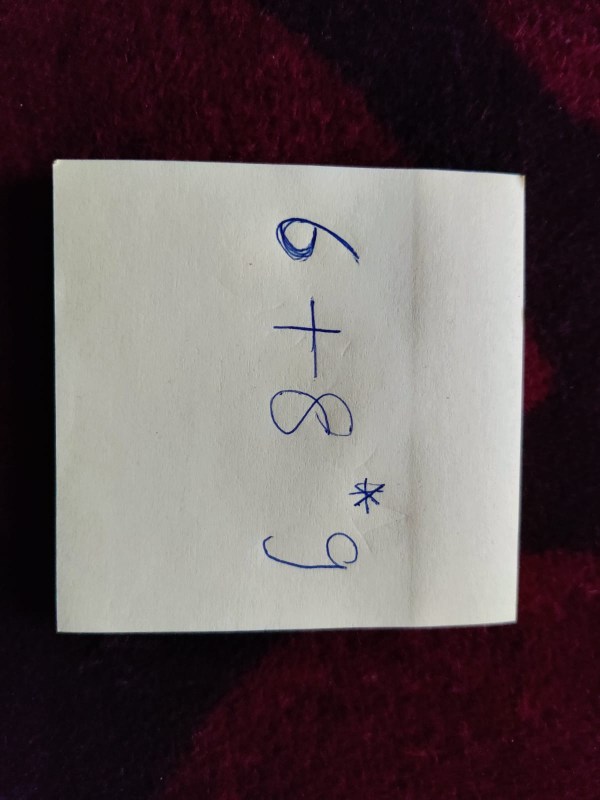
#> input picture Images/bodmas.jpeg, 1200 x 1600 px (shown at 1/2 size)
$ jupyter execute Untitled.ipynb
#> lines starting #> are read from the running program, lines starting #| are printed output that depends on the picture; after the words box and inside, x2 and y2 are one past the last pixel; in counts of white or black regions, pixels touching at a corner belong together
[cell 1]
# Step 1:
l = ['A', 'B', 'C', 'D', 'E']
# Step 2:
fun = enumerate(l, 1)
# step 3:
output_dict = dict(fun)
# step 4:
print(output_dict)

[cell 2]
import cv2
import pytesseract
import PIL
import matplotlib.pyplot as plt
import numpy as np

from PIL import Image

pytesseract.pytesseract.tesseract_cmd = 'C:\\Users\\dev24\\AppData\\Local\\Programs\\Tesseract-OCR\\tesseract.exe'

[cell 3]
path = "./Images/sinx1.jpeg"
bodmas_img = "./Images/bodmas.jpeg"

[cell 4]
def read_image(path, rotate = True):
#> called with path = './Images/bodmas.jpeg', rotate = True
    img = cv2.imread(path)
#> img is the input picture: shape (1600, 1200, 3); mean B, G, R 86.5, 85.2, 96.5
    if rotate:
        img = np.rot90(img)
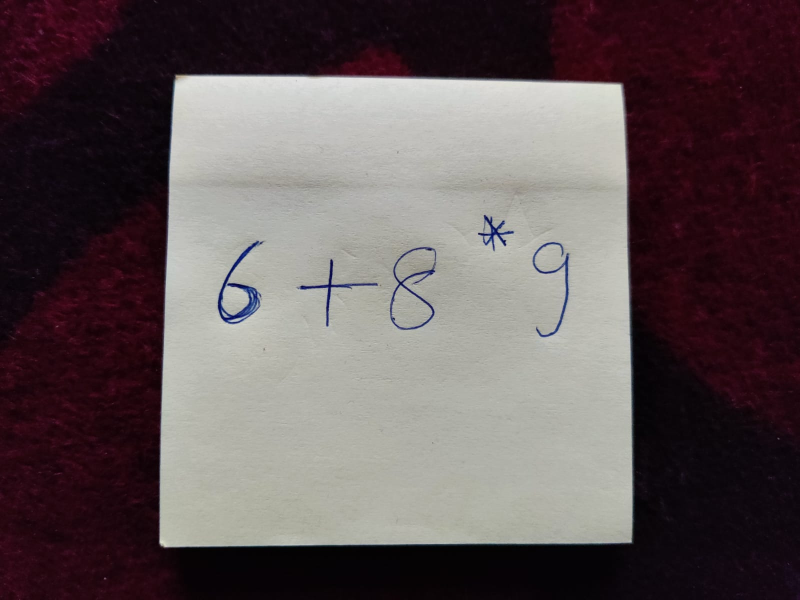
#> img: shape (1200, 1600, 3) (shown at 1/2 size); mean B, G, R 86.5, 85.2, 96.5
    img = cv2.resize(img, (600,600))
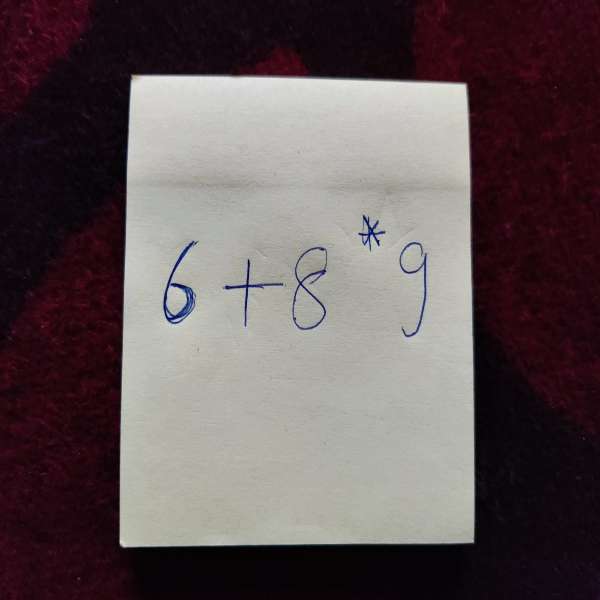
#> img: shape (600, 600, 3); mean B, G, R 86.6, 85.3, 96.6
    plt.imshow(img)
    return img

[cell 5]
# filter
# thresholding
# morphological/ dilate
# detect edges
# contours, plot contours

[cell 6]
img = read_image(bodmas_img)

[cell 7]
# convert bgr image to hsv image to apply filters
hsv_image = cv2.cvtColor(img, cv2.COLOR_BGR2HSV)
#> hsv_image: shape (600, 600, 3); mean H, S, V 104.4, 102.3, 97.4

[cell 8]
# apply filter

[cell 9]
def conservative_smoothing_gray(data, filter_size):
    temp = []

    indexer = filter_size // 2

    new_image = data.copy()

    nrow, ncol = data.shape

    for i in range(nrow):

        for j in range(ncol):

            for k in range(i-indexer, i+indexer+1):

                for m in range(j-indexer, j+indexer+1):

                    if (k > -1) and (k < nrow):

                        if (m > -1) and (m < ncol):

                            temp.append(data[k,m])

            temp.remove(data[i,j])


            max_value = max(temp)

            min_value = min(temp)

            if data[i,j] > max_value:

                new_image[i,j] = max_value

            elif data[i,j] < min_value:

                new_image[i,j] = min_value

            temp =[]

    return new_image.copy()

[cell 10]
gray = cv2.cvtColor(img, cv2.COLOR_BGR2GRAY)
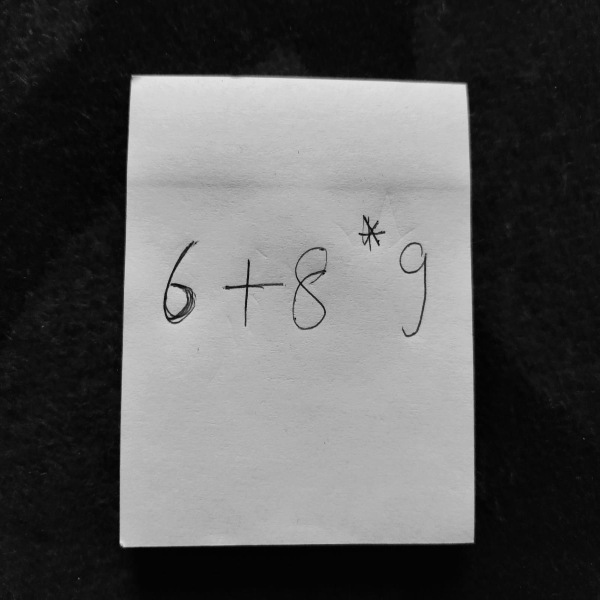
#> gray: shape (600, 600); min 1, max 229, mean 88.9
new_image = conservative_smoothing_gray(gray,5)
#> after the loop in conservative_smoothing_gray, `for i in range(nrow):`: new_image: shape (600, 600); 2.5% of pixels changed, all inside (x1, y1, x2, y2) = (0, 0, 600, 600)
plt.figure(figsize=(11,6))
plt.subplot(121), plt.imshow(gray, cmap='gray'),plt.title('Original')
plt.xticks([]), plt.yticks([])
plt.subplot(122), plt.imshow(new_image, cmap='gray'),plt.title('Conservative Smoothing')
plt.xticks([]), plt.yticks([])
plt.show()
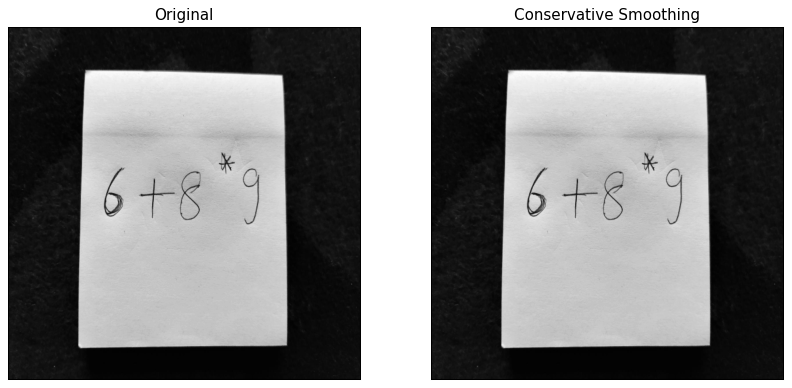
#> figure drawn by matplotlib, 2 panels

[cell 11]
## Apply thresholding
thresh = cv2.adaptiveThreshold(new_image, 255, cv2.ADAPTIVE_THRESH_GAUSSIAN_C, cv2.THRESH_BINARY,11, 22)
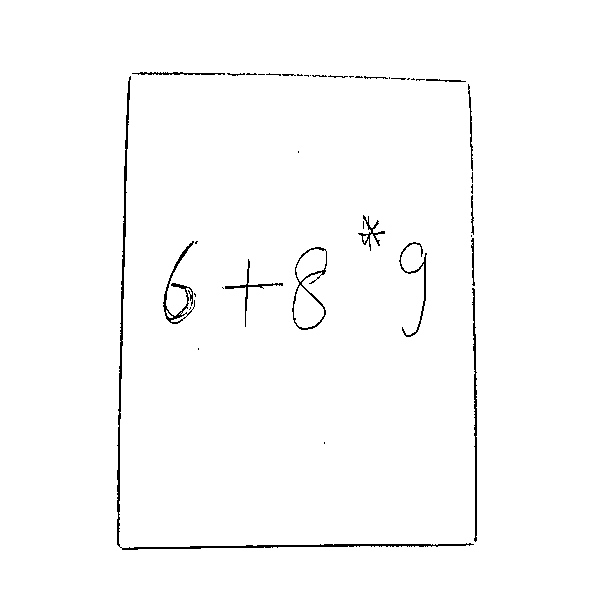
#> thresh: shape (600, 600); 98.6% white; black in thin lines or dots, all inside (x1, y1, x2, y2) = (117, 72, 477, 550)

[cell 12]
plt.imshow(thresh, cmap = "gray")

[cell 13]
dilate = cv2.morphologyEx(thresh, cv2.MORPH_ERODE, np.ones((3,3)))
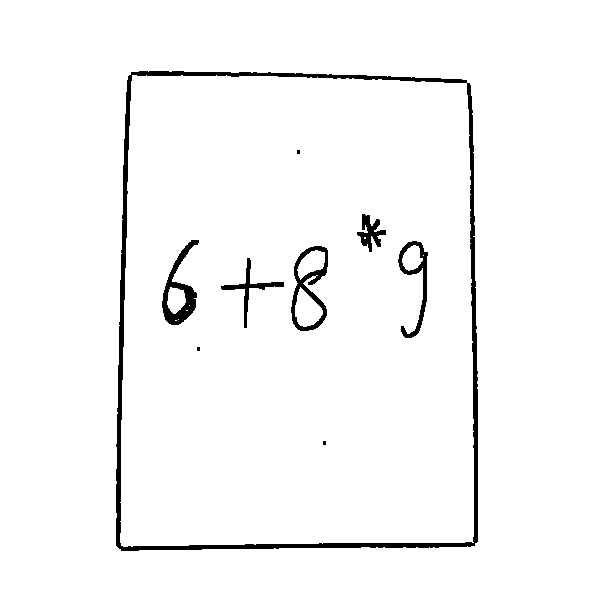
#> dilate: shape (600, 600); 97% white; 9 black regions (3 under 20 px), largest, box (x1, y1, x2, y2) and area: (116, 71, 478, 551) 6919, (162, 240, 199, 325) 1068, (291, 246, 328, 331) 1011, (398, 241, 428, 338) 761, (221, 258, 284, 328) 549, (357, 214, 386, 252) 484

[cell 14]
plt.imshow(dilate, cmap = "gray")

[cell 15]
edge_image = cv2.Canny(dilate, 10, 150)
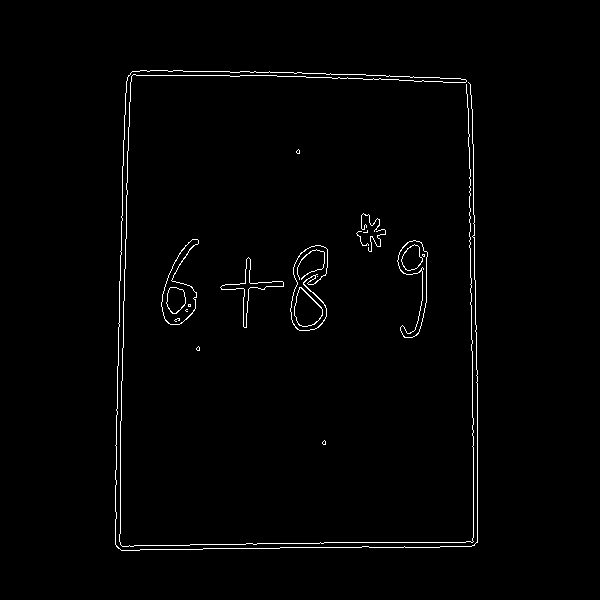
#> edge_image: shape (600, 600); 1.4% white in thin lines or dots, all inside (x1, y1, x2, y2) = (115, 70, 478, 551)

[cell 16]
plt.imshow(edge_image, cmap="gray")
plt.show()

[cell 17]
contours, hierarchy = cv2.findContours(dilate, cv2.RETR_TREE, cv2.CHAIN_APPROX_SIMPLE)
#> contours = 20 contours, 9 with area under 20; largest, box (x1, y1, x2, y2) and area: (0, 0, 600, 600) 358801, (115, 70, 479, 552) 8548, (290, 245, 329, 332) 2341, (161, 239, 200, 326) 1552, (397, 240, 429, 339) 1264

[cell 18]
dr_im = np.copy(img)
rectangle = []
for contour, hier in zip(contours[1:], hierarchy[0][1:]):
    area = cv2.contourArea(contour)
    # if area < 150:
    #     continue

    if area < 150 or hier[3] > 0: # Means Parent the Top Level Contour or Not
        continue
    x, y, w, h = cv2.boundingRect(contour)
    rectangle.append((x,y,w,h))
    cv2.rectangle(dr_im, (x, y), (x+w, y+h), (255,0,0), 1)
#> this loop made 19 passes
#> (hier, area, x, y, w, h) on passes 3, 4, 7, 10, 16, 19: ([4, 2, -1, 0], 678, 220, 257, 65, 72), ([7, 3, 5, 0], 2341, 290, 245, 39, 87), ([10, 4, 8, 0], 1264, 397, 240, 32, 99), ([16, 7, 11, 0], 1551.5, 161, 239, 39, 87), ([18, 10, 17, 0], 578, 356, 213, 31, 40), ([-1, 18, -1, 0], 8547.5, 115, 70, 364, 482)
#> (hier, area) on passes 5, 6, 9, 15: ([6, -1, -1, 4], 665), ([-1, 5, -1, 4], 458), ([-1, 8, -1, 7], 337.5), ([-1, 14, -1, 10], 338.5)
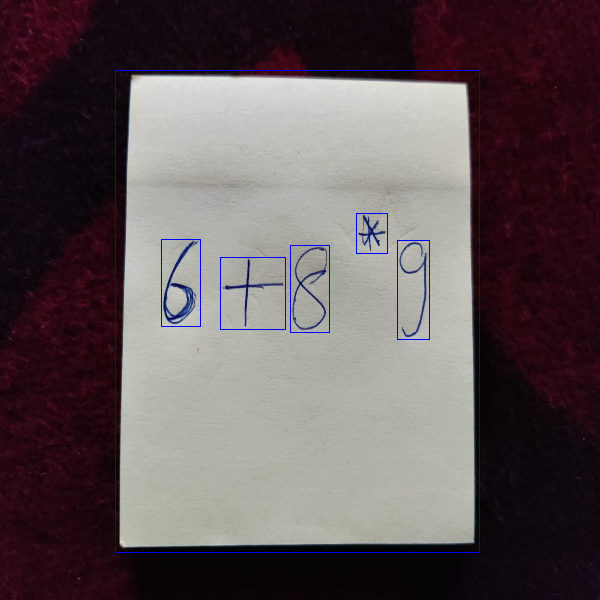
#> dr_im: shape (600, 600, 3); 0.8% of pixels changed, all inside (x1, y1, x2, y2) = (115, 70, 480, 553)
#> after the loop, rectangle = [(220, 257, 65, 72), (290, 245, 39, 87), (397, 240, 32, 99), (161, 239, 39, 87), (356, 213, 31, 40), (115, 70, 364, 482)]

plt.imshow(dr_im)
plt.show()

[cell 19]
images = []
for i, rect in enumerate(rectangle):
    x, y, w, h = rect
    cv2.imwrite("./Expression/%d.jpg" % i, (thresh[y:y+h, x:x+w] != 255).astype("uint8")*255)
    im = (thresh[y:y+h, x:x+w] != 255).astype("uint8")
    images.append(im)
    plt.imshow(im, cmap="gray")
    plt.show()
#> this loop made 6 passes
#> pass 1, `cv2.imwrite("./Expression/%d.jpg" % i, (thresh[y:y+h, x:x+w] != 255).a..`:
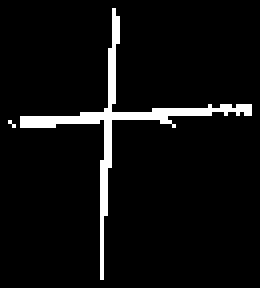
#> saved as 0.jpg: shape (72, 65) (shown 4 times larger); 5.5% white in thin lines or dots, all inside (x1, y1, x2, y2) = (2, 2, 63, 70)
#> pass 2, `cv2.imwrite("./Expression/%d.jpg" % i, (thresh[y:y+h, x:x+w] != 255).a..`:
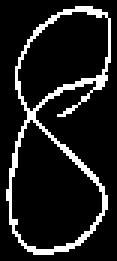
#> saved as 1.jpg: shape (87, 39) (shown 3 times larger); 11.8% white in thin lines or dots, all inside (x1, y1, x2, y2) = (2, 2, 37, 85)
#> after the loop, images = 6 items
